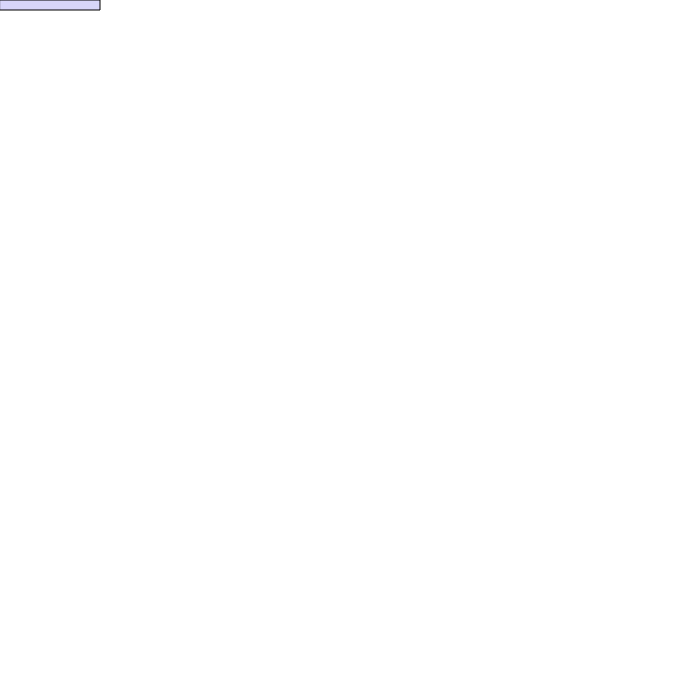
Frame 1 (no input)
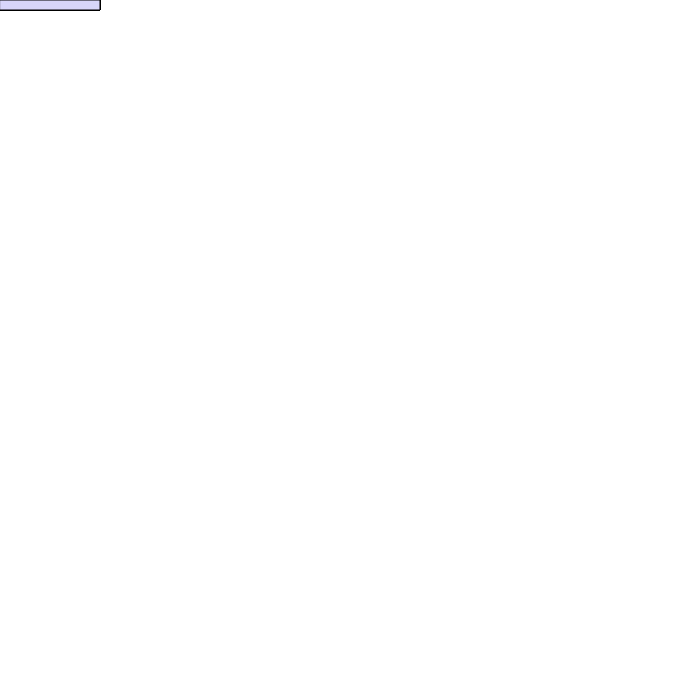
Frame 60 (no input)
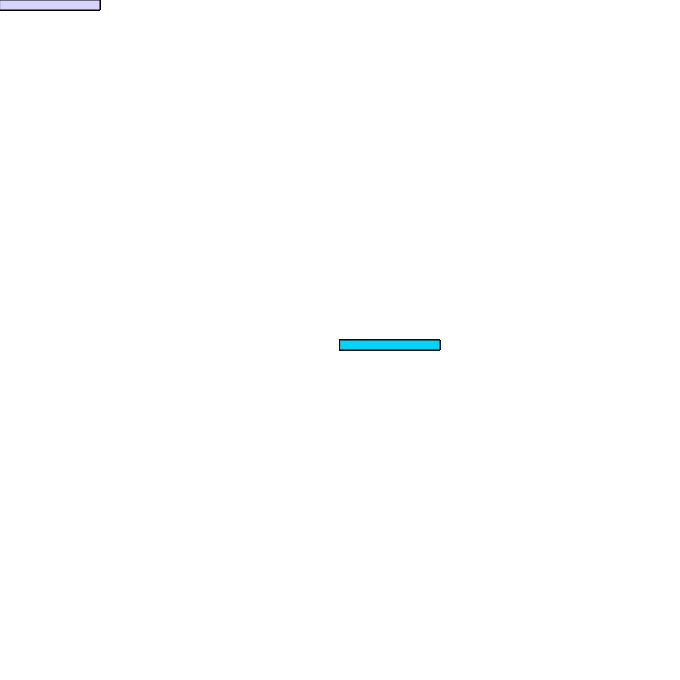
Frame 120 (the mouse pressed at the canvas centre since frame 60)

The p5.js sketch that drew these frames (run headless with seeded random() and noise() and a simulated clock; from frame 60 on, the mouse is pressed at the canvas centre):

// p5.js sketch
// ── sketch.js
function setup() {
createCanvas(680, 680);
}
function draw() 
{
  
  let c = color(215, 214,250);
fill(c);
  
if (mouseIsPressed) {
fill(0, 214,250);
} else {
fill(c);
}
rect(mouseX, mouseY, 100, 10);
}
